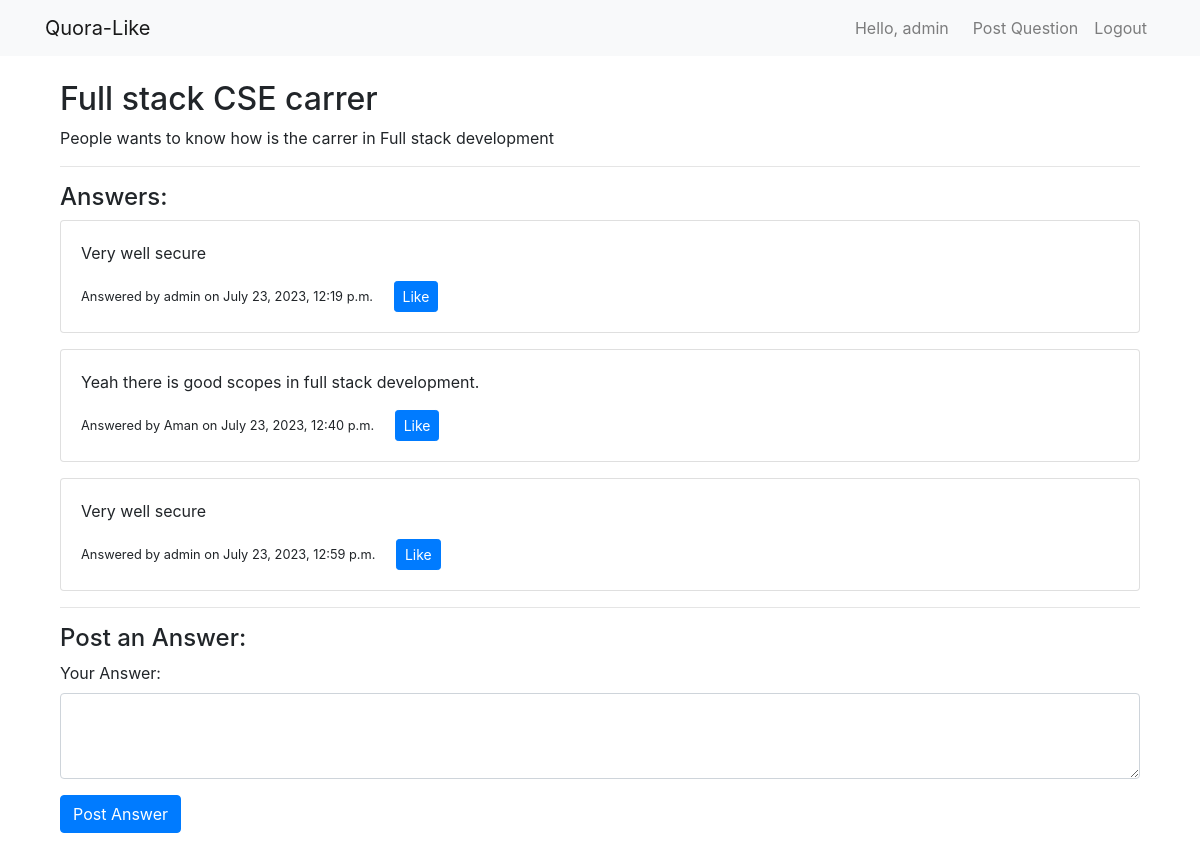
Page /view_question/1/ (signed in) on the committed database.
### myapps/models.py (models this page shows)
class Question(models.Model):
    title = models.CharField(max_length=200)
    content = models.TextField()
    author = models.ForeignKey(User, on_delete=models.CASCADE)
    created_at = models.DateTimeField(auto_now_add=True)
    is_approved = models.BooleanField(default=False)

class Answer(models.Model):
    content = models.TextField()
    question = models.ForeignKey(Question, on_delete=models.CASCADE)
    author = models.ForeignKey(User, on_delete=models.CASCADE)
    created_at = models.DateTimeField(auto_now_add=True)
    is_approved = models.BooleanField(default=False)

### myapps/views.py (the view)
# urls.py: path('view_question/<int:question_id>/', views.view_question, name='view_question'),
@login_required
def view_question(request, question_id):
    question = Question.objects.get(pk=question_id)
    answers = Answer.objects.filter(question=question)
    return render(request, 'view_question.html', {'question': question, 'answers': answers})

### myapps/templates/view_question.html (shortened to what this page needs)
{% extends 'base.html' %}
{% block content %}
<div class="container">
  <h2>{{ question.title }}</h2>
  <p>{{ question.content }}</p>
  <hr>
  <h4>Answers:</h4>
  {% for answer in answers %}
  <div class="card mb-3">
    <div class="card-body">
      <p>{{ answer.content }}</p>
      <small>Answered by {{ answer.author.username }} on {{ answer.created_at }}</small>
      <a href="{% url 'like_answer' answer.id %}" class="btn btn-sm btn-primary ml-3">Like</a>
    </div>
  </div>
  {% endfor %}
  <hr>
  <h4>Post an Answer:</h4>
  <form method="post" action="{% url 'post_answer' question.id %}">
    <div class="form-group">
      <label for="content">Your Answer:</label>
      <textarea class="form-control" id="content" name="content" rows="3" required></textarea>
    </div>
    <button type="submit" class="btn btn-primary">Post Answer</button>
  </form>
</div>
{% endblock %}

### myapps/templates/base.html (shortened to what this page needs)
<!DOCTYPE html>
<html lang="en">
<head>
  <link rel="stylesheet" href="https://stackpath.bootstrapcdn.com/bootstrap/4.5.2/css/bootstrap.min.css">
</head>
<body>
  <nav class="navbar navbar-expand-lg navbar-light bg-light">
    <div class="container">
      <a class="navbar-brand" href="{% url 'home' %}">Quora-Like</a>
      <ul class="navbar-nav ml-auto">
        {% if user.is_authenticated %}
          <li class="nav-item">
            <span class="navbar-text mr-3">Hello, {{ user.username }}</span>
          </li>
          <li class="nav-item">
            <a class="nav-link" href="{% url 'post_question' %}">Post Question</a>
          </li>
          <li class="nav-item">
            <a class="nav-link" href="{% url 'logout' %}">Logout</a>
          </li>
        {% endif %}
      </ul>
    </div>
  </nav>
  <div class="container py-4">
    {% block content %}
    {% endblock %}
  </div>
</body>
</html>

### rows in the picture
Question: title "Full stack CSE carrer", content "People wants to know how is the carrer in Full stack development"
Answer: content "Very well secure", author.username "admin", created_at "July 23, 2023, 12:19 p.m."
Answer: content "Yeah there is good scopes in full stack development.", author.username "Aman", created_at "July 23, 2023, 12:40 p.m."
Answer: content "Very well secure", author.username "admin", created_at "July 23, 2023, 12:59 p.m."

### other values in the picture
{{ user.username }} "admin"
